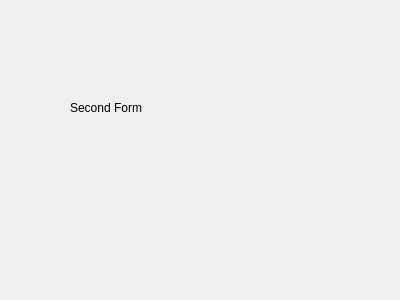
<?xml version="1.0" encoding="UTF-8"?>
<ui version="4.0">
 <class>Dialog</class>
 <widget class="QDialog" name="Dialog">
  <property name="geometry">
   <rect>
    <x>0</x>
    <y>0</y>
    <width>400</width>
    <height>300</height>
   </rect>
  </property>
  <property name="windowTitle">
   <string>Dialog</string>
  </property>
  <widget class="QLabel" name="label">
   <property name="geometry">
    <rect>
     <x>70</x>
     <y>100</y>
     <width>261</width>
     <height>16</height>
    </rect>
   </property>
   <property name="text">
    <string>&lt;html&gt;&lt;head/&gt;Second Form</string>
   </property>
  </widget>
 </widget>
 <resources/>
 <connections/>
</ui>
